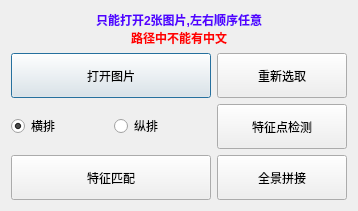
<?xml version="1.0" encoding="UTF-8"?>
<ui version="4.0">
 <class>SiftMatch</class>
 <widget class="QDialog" name="SiftMatch">
  <property name="geometry">
   <rect>
    <x>0</x>
    <y>0</y>
    <width>354</width>
    <height>199</height>
   </rect>
  </property>
  <property name="windowTitle">
   <string>SIFT拼接</string>
  </property>
  <property name="whatsThis">
   <string>这是一个基于SIFT特征点的图片匹配和全景拼接程序。</string>
  </property>
  <layout class="QGridLayout" name="gridLayout">
   <item row="0" column="0" colspan="3">
    <widget class="QLabel" name="label">
     <property name="text">
      <string>&lt;!DOCTYPE HTML PUBLIC &quot;-//W3C//DTD HTML 4.0//EN&quot; &quot;http://www.w3.org/TR/REC-html40/strict.dtd&quot;&gt;
&lt;html&gt;&lt;head&gt;&lt;meta name=&quot;qrichtext&quot; content=&quot;1&quot; /&gt;&lt;style type=&quot;text/css&quot;&gt;
p, li { white-space: pre-wrap; }
&lt;/style&gt;&lt;/head&gt;&lt;body style=&quot; font-family:'SimSun'; font-size:9pt; font-weight:400; font-style:normal;&quot;&gt;
&lt;p style=&quot; margin-top:0px; margin-bottom:0px; margin-left:0px; margin-right:0px; -qt-block-indent:0; text-indent:0px;&quot;&gt;&lt;span style=&quot; font-weight:600; color:#5500ff;&quot;&gt;只能打开2张图片,左右顺序任意&lt;/span&gt;&lt;/p&gt;
&lt;p style=&quot; margin-top:0px; margin-bottom:0px; margin-left:0px; margin-right:0px; -qt-block-indent:0; text-indent:0px;&quot;&gt;&lt;span style=&quot; font-weight:600; color:#ff0000;&quot;&gt;路径中不能有中文&lt;/span&gt;&lt;/p&gt;&lt;/body&gt;&lt;/html&gt;</string>
     </property>
     <property name="textFormat">
      <enum>Qt::RichText</enum>
     </property>
     <property name="alignment">
      <set>Qt::AlignCenter</set>
     </property>
    </widget>
   </item>
   <item row="1" column="0" colspan="2">
    <widget class="QPushButton" name="openButton">
     <property name="minimumSize">
      <size>
       <width>200</width>
       <height>45</height>
      </size>
     </property>
     <property name="text">
      <string>打开图片</string>
     </property>
    </widget>
   </item>
   <item row="1" column="2">
    <widget class="QPushButton" name="restartButton">
     <property name="minimumSize">
      <size>
       <width>130</width>
       <height>45</height>
      </size>
     </property>
     <property name="text">
      <string>重新选取</string>
     </property>
    </widget>
   </item>
   <item row="2" column="0">
    <widget class="QRadioButton" name="radioButton_horizontal">
     <property name="text">
      <string>横排</string>
     </property>
     <property name="checked">
      <bool>true</bool>
     </property>
    </widget>
   </item>
   <item row="2" column="1">
    <widget class="QRadioButton" name="radioButton_vertical">
     <property name="text">
      <string>纵排</string>
     </property>
    </widget>
   </item>
   <item row="2" column="2">
    <widget class="QPushButton" name="detectButton">
     <property name="minimumSize">
      <size>
       <width>130</width>
       <height>45</height>
      </size>
     </property>
     <property name="text">
      <string>特征点检测</string>
     </property>
    </widget>
   </item>
   <item row="3" column="0" colspan="2">
    <widget class="QPushButton" name="matchButton">
     <property name="minimumSize">
      <size>
       <width>200</width>
       <height>45</height>
      </size>
     </property>
     <property name="text">
      <string>特征匹配</string>
     </property>
    </widget>
   </item>
   <item row="3" column="2">
    <widget class="QPushButton" name="mosaicButton">
     <property name="minimumSize">
      <size>
       <width>130</width>
       <height>45</height>
      </size>
     </property>
     <property name="text">
      <string>全景拼接</string>
     </property>
    </widget>
   </item>
  </layout>
 </widget>
 <layoutdefault spacing="6" margin="11"/>
 <resources/>
 <connections/>
</ui>
